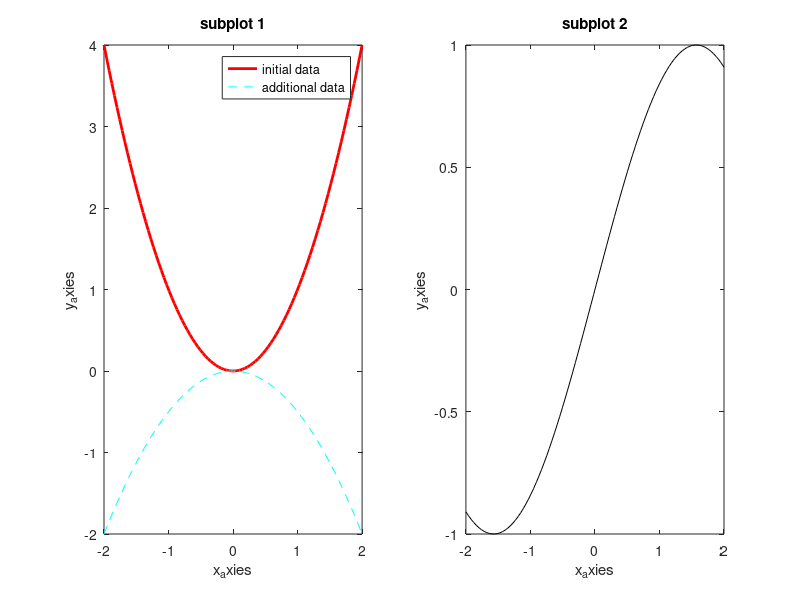

Write the MATLAB code that produced this figure.
%create a subplot with two plots
x=linspace(-2,2,100);
y=x.^2;
subplot(1,2,1);
plot(x,y,'Color','r','LineWidth',2);
title('subplot 1');
xlabel('x_axies');
ylabel('y_axies');
hold on;
%add more data to the first subplot
x2=linspace(-2,2,50);
y2=-0.5*x2.^2;
plot(x2,y2,'LineStyle','--','Color','c');
legend("initial data","additional data");
hold off;%turn off hold to the first subplot
 
%create a second subplot
subplot(1,2,2);
plot(x,sin(x),'k');
title('subplot 2');
xlabel('x_axies');
ylabel('y_axies');